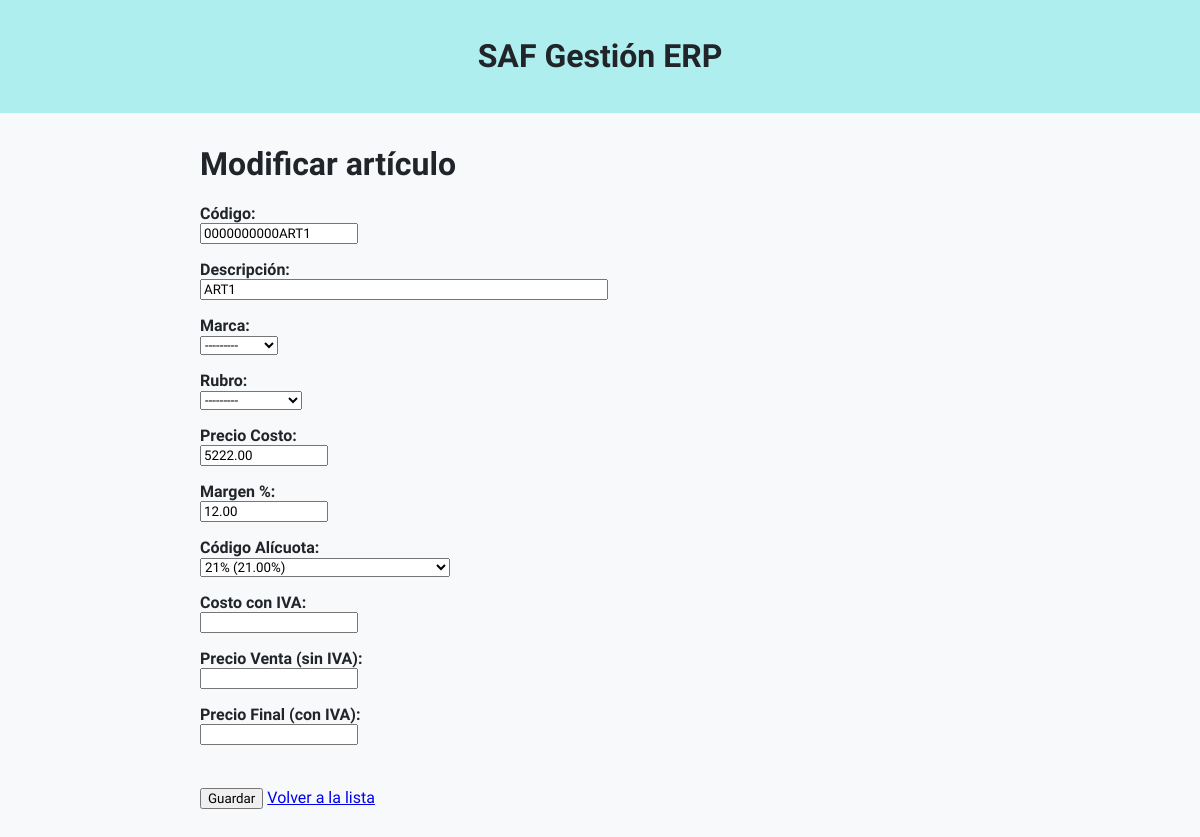
The app's page /modificar/7/ (signed in), older data.
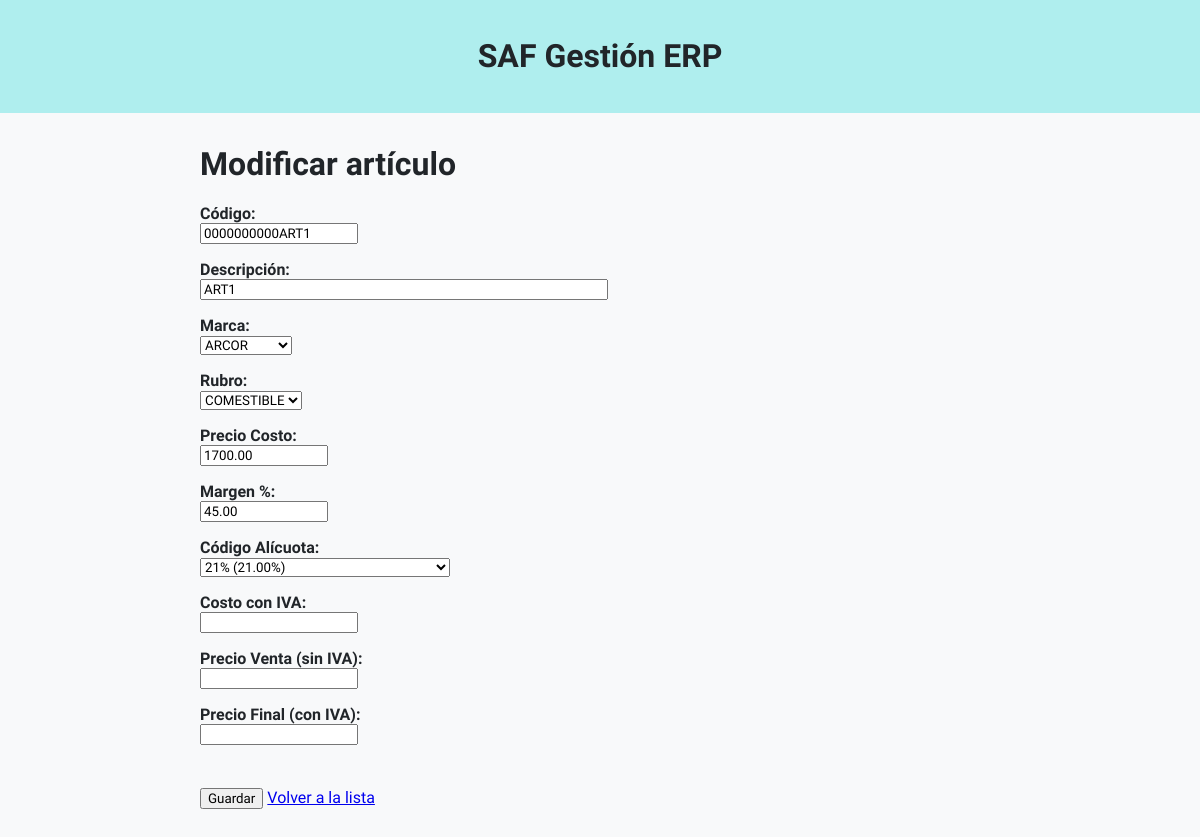
The same page, newer data.
### articulos/models.py (models this page shows, shortened)
class UpperCaseMixin:
    def save(self, *args, **kwargs):
        for field in self._meta.fields:
            if isinstance(field, models.CharField) and getattr(self, field.name):
                setattr(self, field.name, getattr(self, field.name).upper())
        super().save(*args, **kwargs)

class Articulo(UpperCaseMixin,models.Model):
    codart = models.CharField(
        "Código",
        max_length=14,
        unique=True,
        validators=[
            RegexValidator(
                regex=r'^[A-Z0-9]+$',
                message='Solo se permiten letras mayúsculas y números.'
            )
        ],
        help_text='14 caracteres, se completa con ceros a la izquierda.'
    )
    descrip = models.CharField("Descripción", max_length=80)
    marca = models.ForeignKey('Marca', on_delete=models.PROTECT, blank=True, null=True)
    rubro = models.ForeignKey('Rubro', on_delete=models.PROTECT, blank=True, null=True)
    precosto = models.DecimalField(
        "Precio Costo",
        max_digits=12,
        decimal_places=2,
        validators=[MinValueValidator(0)]
    )
    margen = models.DecimalField(
        "Margen %",
        max_digits=6,
        decimal_places=2,
        default=0
    )
    ncodalic = models.ForeignKey(
        'Alicuota',
        verbose_name="Código Alícuota",
        on_delete=models.PROTECT
    )
    alic = models.DecimalField(
        "% Alícuota",
        max_digits=5,
        decimal_places=2,
        editable=False,
        null=True,
        default=0
    )
    costoiva = models.DecimalField(
        "Costo con IVA",
        max_digits=12,
        decimal_places=2,
        null=True,
        default=0
    )
    preventa = models.DecimalField(
        "Precio Venta (sin IVA)",
        max_digits=12,
        decimal_places=2,
        null=True,
        default=0
    )
    prefinal = models.DecimalField(
        "Precio Final (con IVA)",
        max_digits=12,
        decimal_places=2,
        null=True,
        default=0
    )

### articulos/views.py (the view)
# urls.py: path('modificar/<int:pk>/', views.modificar_articulo, name='modificar_articulo'),
def modificar_articulo(request, pk):
    if not request.session.get('usuario_autenticado'):
        return redirect('login')
    articulo = get_object_or_404(Articulo, pk=pk)
    if request.method == 'POST':
        form = ArticuloForm(request.POST, instance=articulo)
        if form.is_valid():
            form.save()
            return redirect('lista_articulos')
    else:
        form = ArticuloForm(instance=articulo)
    return render(request, 'articulos/formulario.html', {
        'form': form,
        'titulo': 'Editar artículo',
        'es_edicion': True  # <-- nuevo flag
    })

### articulos/models.py (called while the page is built)
    def __str__(self):
        return f"{self.descrip} ({self.nporc}%)"

    def __str__(self):
        return self.nombre

    def __str__(self):
        return self.nombre

### articulos/templates/articulos/formulario.html (shortened to what this page needs)
{% extends "articulos/base.html" %}
{% block content %}
<div class="form-container">
    <h1>{% if form.instance.pk %}Modificar artículo{% else %}Agregar artículo{% endif %}</h1>
    <form method="post">
        {{ form.codart.label_tag }} {{ form.codart }}<br>
		{{ form.descrip.label_tag }} {{ form.descrip }}<br>
		{{ form.marca.label_tag }} {{ form.marca }}<br>
		{{ form.rubro.label_tag }} {{ form.rubro }}<br>
		{{ form.precosto.label_tag }} {{ form.precosto }}<br>
		{{ form.margen.label_tag }} {{ form.margen }}<br>
		{{ form.ncodalic.label_tag }} {{ form.ncodalic }}<br>
        <label>Costo con IVA:</label>
        <input type="text" id="costoiva" readonly style="width:150px;" />
        <br/>
        <label>Precio Venta (sin IVA):</label>
        <input type="text" id="preventa" readonly style="width:150px;" />
        <br/>
        <label>Precio Final (con IVA):</label>
        <input type="text" id="prefinal" readonly style="width:150px;" />
        <br/><br/>
        <button type="submit" class="btn btn-primary">Guardar</button>
        <a href="{% url 'lista_articulos' %}" class="btn btn-danger">Volver a la lista</a>
    </form>
</div>
{% endblock %}

Row changes from the older to the newer data that the page shows:
changed Articulo "0000000000ART1": marca "---------" → "ARCOR"; rubro "---------" → "COMESTIBLE"; precosto "5222.00" → "1700.00"; margen "12.00" → "45.00"
